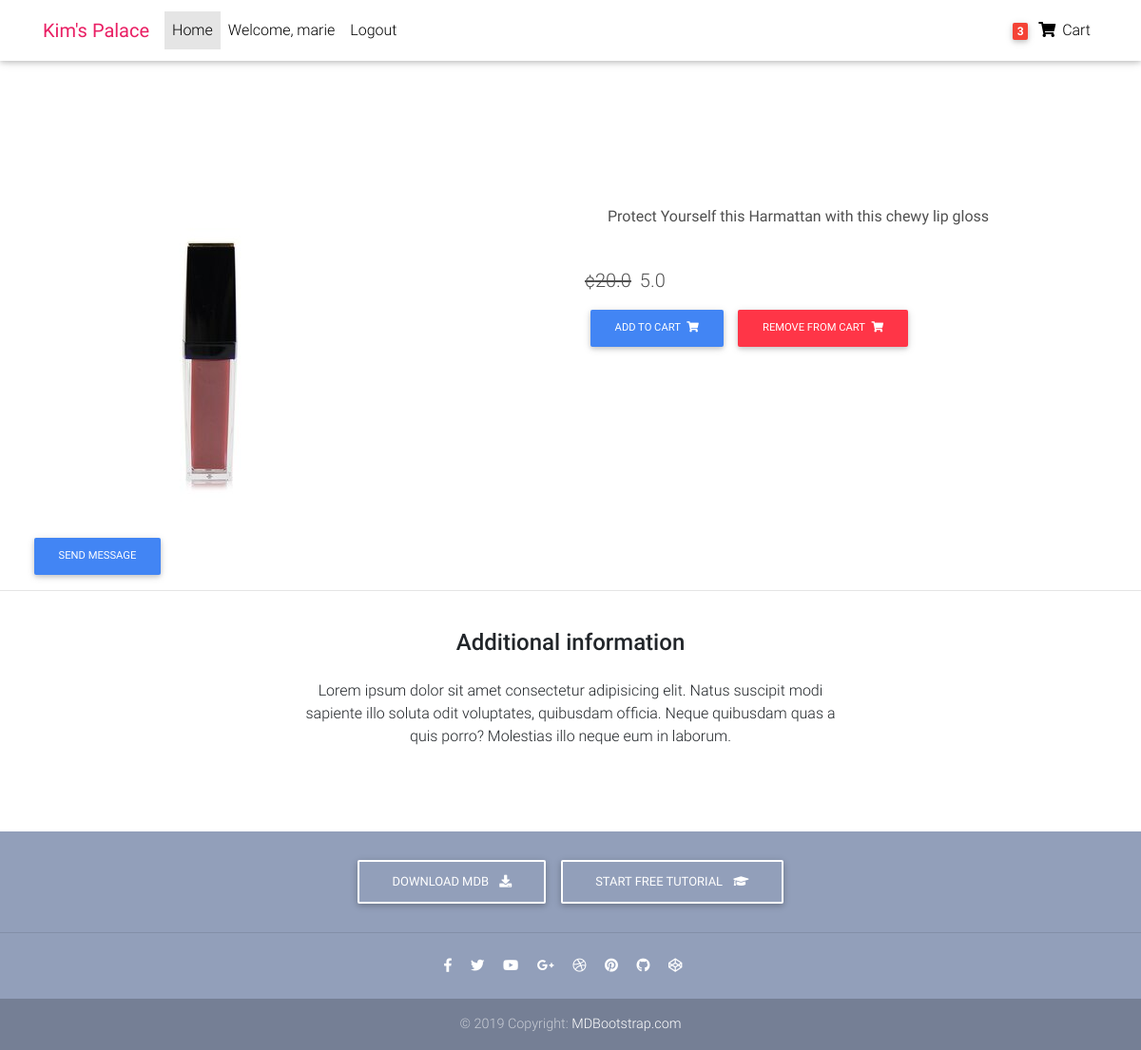
The app's page /product/gloss1/ (signed in) with its own data.
### shop/models.py (models this page shows, shortened)
class Order(models.Model):
    user = models.ForeignKey(settings.AUTH_USER_MODEL,
                            on_delete=models.CASCADE)
    items = models.ManyToManyField(OrderItem)
    start_date = models.DateTimeField(auto_now_add=True)
    ordered_date =  models.DateTimeField()
    ordered = models.BooleanField(default=False)

class Item(models.Model):
    title = models.CharField(max_length=100)
    price = models.FloatField()
    item_photo = models.ImageField(upload_to='./media', null=True, blank=True)
    discount_price = models.FloatField(blank=True, null=True)
    category = models.CharField(choices=CATEGORY_CHOICES, max_length=1)
    label = models.CharField(choices=LABEL_CHOICES, max_length=1)
    slug = models.SlugField()
    description = models.TextField()
    @property
    def imageURL(self):
        try:
            url = self.item_photo.url
        except:
            url = ''
        return url
    def get_add_to_cart_url(self):
        return reverse("shop:add-to-cart", kwargs={
            'slug': self.slug
        })
    def get_remove_from_cart_url(self):
        return reverse("shop:remove-from-cart", kwargs={
            'slug': self.slug
        })

### shop/views.py (the view)
# urls.py: path('product/<slug>/', ItemDetailView.as_view(), name='product'),
class ItemDetailView(DetailView):
    model = Item
    template_name = "product-page.html"

### shop/templatetags/cart_template_tags.py (called while the page is built)
@register.filter(is_safe=True)
def cart_item_count(user):
    if user.is_authenticated:
        qs = Order.objects.filter(user=user, ordered=False)
        if qs.exists():
            return qs[0].items.count()
    return 0

### templates/product-page.html (shortened to what this page needs)
{% load static %}
{% load cart_template_tags %}
<!DOCTYPE html>
<html lang="en">
<head>
  <link rel="stylesheet" href="https://cdnjs.cloudflare.com/ajax/libs/font-awesome/4.7.0/css/font-awesome.min.css">
  <link rel="stylesheet" href="https://use.fontawesome.com/releases/v5.11.2/css/all.css">
  <link href="{% static 'css/bootstrap.min.css' %}" rel='stylesheet'>
  <link href="{% static 'css/mdb.min.css' %}" rel='stylesheet'>
  <link href="{% static 'css/style.min.css' %}" rel="stylesheet">
</head>
<body>
  <nav class="navbar fixed-top navbar-expand-lg navbar-light white scrolling-navbar">
    <div class="container">
      <a class="navbar-brand waves-effect" href="{% url 'shop:homepage' %}">
        <strong class="pink-text">Kim's Palace</strong>
      </a>
      <div class="collapse navbar-collapse" id="navbarSupportedContent">
        <ul class="navbar-nav mr-auto">
          <li class="nav-item active">
            <a class="nav-link waves-effect" href="/">Home
            </a>
          </li>
          {% if request.user.is_authenticated %}
          <li class="nav-item">
            <a class="nav-link waves-effect" href="/">
                Welcome, {{ request.user }}
            </a>
          </li>
          <li class="nav-item">
            <a class="nav-link waves-effect" href="{% url 'shop:logout' %}">Logout</a>
          </li>
          {% endif %}
        </ul>
        <ul class="navbar-nav nav-flex-icons">
          <li class="nav-item">
            <a href="{% url 'shop:order-summary' %}" class="nav-link waves-effect">
              <span class="badge red z-depth-1 mr-1">{{ request.user|cart_item_count }}</span>
              <i class="fas fa-shopping-cart"></i>
              <span class="clearfix d-none d-sm-inline-block"> Cart </span>
            </a>
          </li>
        </ul>
      </div>
    </div>
  </nav>
    <div class="mt-5 pt-4">
    </div>
  <main class="mt-5 pt-4">
    <div class="container dark-grey-text mt-5">
      <div class="row wow fadeIn">
        <div class="col-md-6 mb-4">
          <img src="{{ item.imageURL }}" class="img-fluid" alt="">
        </div>
        <div class="col-md-6 mb-4">
          <div class="p-4">
            <p><strong>{{ object.description }}</strong></p>
            </div>
            <p class="lead">
              {% if object.discount_price %}
              <span class="mr-1">
                <del>¢{{ object.price }}</del>
              </span>
              <span>{{ object.discount_price }} </span>
              {% else %}
              <span>¢{{ object.price }} </span>
              {% endif %}
            </p>
            {% if request.user.is_authenticated %}
            <a href="{{ object.get_add_to_cart_url }}" class="btn btn-primary btn-md my-0 p" >Add to cart
              <i class="fas fa-shopping-cart ml-1"></i>
            </a>
            <a href="{{ object.get_remove_from_cart_url }}" class="btn btn-danger btn-md my-0 p" >Remove from cart
              <i class="fas fa-shopping-cart ml-1"></i>
            </a>
            {% endif %}
          </div>
          <a href="https://api.whatsapp.com/send?phone=+233249491723" class="btn btn-primary btn-md my-0 p">Send Message</a>
        </div>
      </div>
      <hr>
      <div class="row d-flex justify-content-center wow fadeIn">
        <div class="col-md-6 text-center">
          <h4 class="my-4 h4">Additional information</h4>
          <p>Lorem ipsum dolor sit amet consectetur adipisicing elit. Natus suscipit modi sapiente illo soluta odit
            voluptates,
            quibusdam officia. Neque quibusdam quas a quis porro? Molestias illo neque eum in laborum.</p>
        </div>
      </div>
      <div class="row wow fadeIn">
        <div class="col-lg-4 col-md-12 mb-4">
        </div>
        <div class="col-lg-4 col-md-6 mb-4">
        </div>
        <div class="col-lg-4 col-md-6 mb-4">
        </div>
      </div>
  </main>
  <footer class="page-footer text-center font-small mt-4 wow fadeIn">
    <div class="pt-4">
      <a class="btn btn-outline-white" href="https://mdbootstrap.com/docs/jquery/getting-started/download/" target="_blank"
        role="button">Download MDB
        <i class="fas fa-download ml-2"></i>
      </a>
      <a class="btn btn-outline-white" href="https://mdbootstrap.com/education/bootstrap/" target="_blank" role="button">Start
        free tutorial
        <i class="fas fa-graduation-cap ml-2"></i>
      </a>
    </div>
    <hr class="my-4">
    <div class="pb-4">
      <a href="https://www.facebook.com/mdbootstrap" target="_blank">
        <i class="fab fa-facebook-f mr-3"></i>
      </a>
      <a href="https://twitter.com/MDBootstrap" target="_blank">
        <i class="fab fa-twitter mr-3"></i>
      </a>
      <a href="https://www.youtube.com/watch?v=7MUISDJ5ZZ4" target="_blank">
        <i class="fab fa-youtube mr-3"></i>
      </a>
      <a href="https://plus.google.com/u/0/b/107863090883699620484" target="_blank">
        <i class="fab fa-google-plus-g mr-3"></i>
      </a>
      <a href="https://dribbble.com/mdbootstrap" target="_blank">
        <i class="fab fa-dribbble mr-3"></i>
      </a>
      <a href="https://pinterest.com/mdbootstrap" target="_blank">
        <i class="fab fa-pinterest mr-3"></i>
      </a>
      <a href="https://github.com/mdbootstrap/bootstrap-material-design" target="_blank">
        <i class="fab fa-github mr-3"></i>
      </a>
      <a href="http://codepen.io/mdbootstrap/" target="_blank">
        <i class="fab fa-codepen mr-3"></i>
      </a>
    </div>
    <div class="footer-copyright py-3">
      © 2019 Copyright:
      <a href="https://mdbootstrap.com/education/bootstrap/" target="_blank"> MDBootstrap.com </a>
    </div>
  </footer>
</body>
</html>

### templates/product-page.html (style rules this page uses)
html, body, header, .carousel { height: 60vh; }

### records on screen
Item: imageURL (picture), description "Protect Yourself this Harmattan with this chewy lip gloss", price "20.0", discount_price "5.0"

### other values on screen
{{ request.user }} "marie"
{{ request.user|cart_item_count }} "3"
